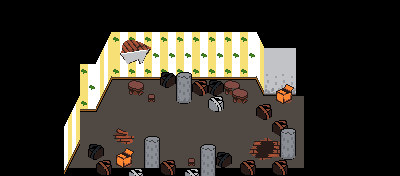

A level layout from a 2D game, rendered from its tile map. Below: a short description, then the map file with tile-grid data replaced by summaries:
An orthogonal 50x22 tile map with 8x8 px tiles, 3 tile layers (Background, Tilemap, Overlay) and 31 objects (11x solid, 9x firefx, hostage, player).

<map version="1.0" orientation="orthogonal" renderorder="right-down" width="50" height="22" tilewidth="8" tileheight="8" nextobjectid="94">
 <tileset firstgid="1" name="tileset" tilewidth="8" tileheight="8" tilecount="2048">
  <image source="../tilesets/tileset.png" trans="ff00ff" width="256" height="512" />
 </tileset>
 <layer name="Background" width="50" height="22">
  <properties>
   <property name="tileset" value="tileset" />
  </properties>
  <data>[1100 cells, 446 non-empty, 33 distinct tile ids]</data>
 </layer>
 <layer name="Tilemap" width="50" height="22">
  <properties>
   <property name="tileset" value="tileset" />
  </properties>
  <data>[1100 cells, 170 non-empty, 83 distinct tile ids]</data>
 </layer>
 <layer name="Overlay" width="50" height="22">
  <properties>
   <property name="overlay" value="true" />
   <property name="tileset" value="tileset" />
  </properties>
  <data>[1100 cells, 16 non-empty, 4 distinct tile ids]</data>
 </layer>
 <objectgroup name="Objects">
  <object id="61" type="solid" x="176" y="72" width="120" height="24" />
  <object id="62" type="solid" x="64" y="168" width="240" height="8" />
  <object id="63" type="solid" x="176" y="96" width="16" height="8" />
  <object id="64" type="solid" x="208" y="96" width="16" height="16" />
  <object id="65" type="solid" x="232" y="96" width="16" height="8" />
  <object id="66" type="solid" x="256" y="104" width="16" height="16" />
  <object id="67" type="solid" x="272" y="120" width="16" height="16" />
  <object id="68" type="solid" x="256" y="136" width="40" height="40" />
  <object id="69" type="solid" x="80" y="144" width="24" height="24" />
  <object id="72" type="solid" x="104" y="152" width="32" height="16" />
  <object id="73" type="solid" x="160" y="160" width="16" height="16" />
  <object id="74" x="216" y="152" width="16" height="16" />
  <object id="75" x="240" y="160" width="16" height="16" />
  <object id="76" x="128" y="80" width="16" height="16" />
  <object id="77" x="96" y="72" width="16" height="16" />
  <object id="78" x="88" y="88" width="16" height="16" />
  <object id="79" x="112" y="64" width="48" height="16" />
  <object id="80" x="160" y="72" width="16" height="16" />
  <object id="81" x="80" y="104" width="16" height="8" />
  <object id="82" x="64" y="104" width="16" height="40" />
  <object id="83" name="puggy pug'o" type="hostage" x="176" y="120" width="24" height="24">
   <properties>
    <property name="graphic" value="pug-sheet" />
    <property name="mask" value="6,12,12,12" />
   </properties>
   <ellipse />
  </object>
  <object id="84" name="Start" type="player" x="80" y="112" width="16" height="16">
   <ellipse />
  </object>
  <object id="85" name="firefx" type="firefx" x="216" y="88" width="16" height="16" />
  <object id="86" name="firefx" type="firefx" x="208" y="160" width="16" height="16" />
  <object id="87" name="firefx" type="firefx" x="120" y="160" width="16" height="16" />
  <object id="88" name="firefx" type="firefx" x="136" y="48" width="8" height="8" />
  <object id="89" name="firefx" type="firefx" x="280" y="96" width="8" height="8" />
  <object id="90" name="firefx" type="firefx" x="256" y="144" width="16" height="16" />
  <object id="91" name="firefx" type="firefx" x="144" y="96" width="8" height="8" />
  <object id="92" name="firefx" type="firefx" x="192" y="80" width="8" height="8" />
  <object id="93" name="firefx" type="firefx" x="88" y="152" width="8" height="8" />
 </objectgroup>
</map>
